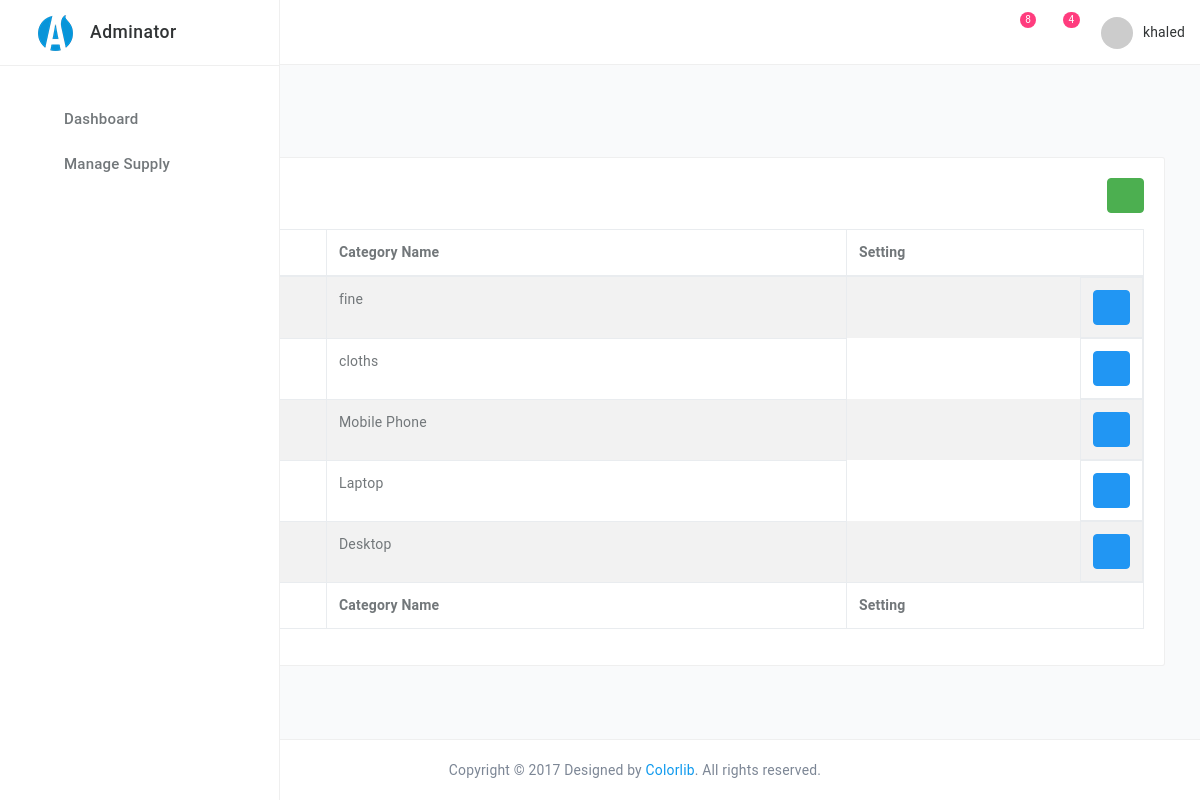
Page /admin/catlist.php (signed in) on the committed database.
### tables this page shows
CREATE TABLE IF NOT EXISTS `category` (
  `catId` int(11) NOT NULL AUTO_INCREMENT,
  `catName` varchar(255) NOT NULL,
  PRIMARY KEY (`catId`)
);

### lib/Database.php (called while the page is built, shortened)
<?php
Class Database{
 public $host   = DB_HOST;
 public $user   = DB_USER;
 public $pass   = DB_PASS;
 public $dbname = DB_NAME;
 public $link;
private function connectDB(){
 $this->link = new mysqli($this->host, $this->user, $this->pass,
  $this->dbname);
 }
public function select($query){
  $result = $this->link->query($query) or
   die($this->link->error.__LINE__);
  if($result->num_rows > 0){
    return $result;
  } else {
    return false;
  }
 }
}
?>

### classes/Catagory.php (called while the page is built, shortened)
<?php
$filepath=realpath(dirname(__FILE__));
include_once ($filepath.'/../lib/Database.php');
include_once($filepath.'/../helpers/Format.php'); ?>
 <?php
 class Catagory {
 	private $db;
	public function __construct(){
		$this->db=new Database();
	}
 public function getAllCat(){
 	$query="select * from category order by catId DESC";
 	$result=$this->db->select($query);
 	return $result;
 }
}
  ?>

### admin/catlist.php (the view, shortened to what this page needs)
<?php include 'inc/header.php';?>
<?php include 'inc/sidebar.php';?>
<?php include 'inc/header-nav.php';?>
<main class="main-content bgc-grey-100">
    <div id="mainContent">
        <div class="container-fluid">
            <h4 class="c-grey-900 mT-10 mB-30">Category List</h4>
            <div class="row">
                <div class="col-md-12">
                    <div class="bgc-white bd bdrs-3 p-20 mB-20">
                        <h4 class="c-grey-900 mB-20"> Data Table <span class="pull-right"><a href="catadd.php" class="btn btn-success btn-xs"><i class="fa fa-plus" aria-hidden="true"></i></a></span></h4>
                        <table id="table-datatables" class="table table-striped table-bordered" cellspacing="0" width="100%">
                            <thead>
                                <tr>
                                    <th>SN.</th>
                                    <th>Category Name</th>
                                    <th>Setting</th>
                                </tr>
                            </thead>
                            <tfoot>
                                <tr>
                                    <th>SN.</th>
                                    <th>Category Name</th>
                                    <th>Setting</th>
                                </tr>
                            </tfoot>
                            <tbody>
                                <?php
                                $getCat=$cat->getAllCat();
                                if ($getCat) {
                                    $i=0;
                                    while ($re=$getCat->fetch_assoc()) {
                                        $i++;
                                 ?>
                                <tr>
                                    <td><?php echo($i); ?></td>
                                    <td><?php echo($re['catName']) ;?></td>
                                    <td class="pull-right">
                                        <a class="btn btn-primary" href="catedit.php?catid=<?php echo($re['catId']) ;?>"><i class="fa fa-pencil-square-o" aria-hidden="true"></i></a>
                                    </td>
                                </tr>
                                <?php }}else{echo("catagory not found");} ?>
                            </tbody>
                        </table>
                    </div>
                </div>
            </div>
        </div>
    </div>
</main>
<?php include 'inc/footer.php';?>

### rows in the picture
category: catName "fine"
category: catName "cloths"
category: catName "Mobile Phone"
category: catName "Laptop"
category: catName "Desktop"

### other values in the picture
$countOrder "8"
$countMail "4"
Session::get('adminName') "khaled"
